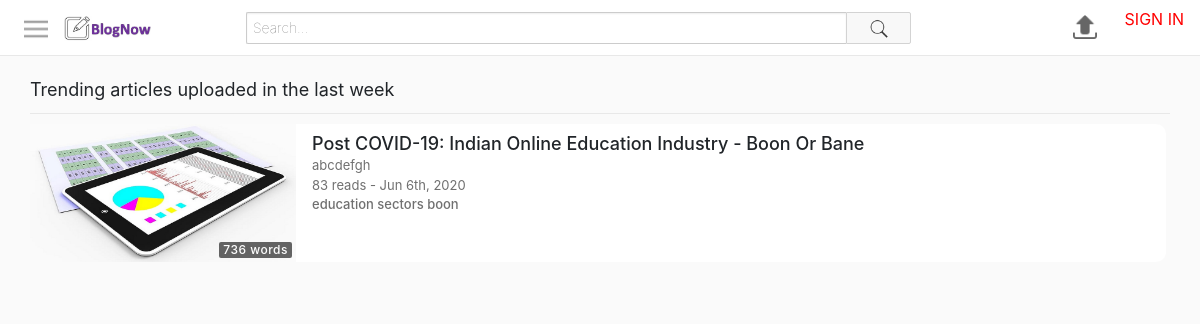
/trending.php, run on the app's committed database.
### tables this page shows
CREATE TABLE `articles` (
  `id` int(11) NOT NULL,
  `uploadedBy` varchar(50) NOT NULL,
  `title` varchar(70) NOT NULL,
  `description` varchar(1000) NOT NULL,
  `privacy` int(11) NOT NULL,
  `category` int(11) NOT NULL,
  `uploadDate` datetime NOT NULL DEFAULT current_timestamp(),
  `views` int(11) NOT NULL,
  `length` varchar(10) NOT NULL,
  `content` varchar(10000) NOT NULL
);

CREATE TABLE `thumbnails` (
  `id` int(11) NOT NULL,
  `articleId` int(11) NOT NULL,
  `filePath` varchar(250) NOT NULL
);

### includes/classes/Article.php (called while the page is built, shortened)
<?php
class Article{
    private $con, $sqlData, $userLoggedInObj;
    public function __construct($con, $input, $userLoggedInObj) {
        $this->con=$con;
        if(is_array($input)){
            $this->sqlData=$input;
        }
        else{
            $query=$this->con->prepare("SELECT * FROM articles WHERE id = :id");
            $query->bindParam(":id", $input);
            $query->execute();
            $this->sqlData=$query->fetch(PDO::FETCH_ASSOC);
        }
    }
    public function getId() {
        return $this->sqlData["id"];
    }
    public function getUploadedBy() {
        return $this->sqlData["uploadedBy"];
    }
    public function getTitle() {
        return $this->sqlData["title"];
    }
    public function getDescription() {
        return $this->sqlData["description"];
    }
    public function getTimeStamp() {
        $date=$this->sqlData["uploadDate"];
        return date("M jS, Y", strtotime($date));
    }
    public function getViews() {
        return $this->sqlData["views"];
    }
    public function getLength() {
        return $this->sqlData["length"];
    }
        public function getThumbnail() {
            $query=$this->con->prepare("SELECT filePath FROM thumbnails WHERE articleId=:articleId");
            $query->bindParam(":articleId", $articleId);
            $query->execute();
            return $query->fetchColumn();
        }
}
?>

### includes/classes/TrendingProvider.php (called while the page is built)
<?php
class TrendingProvider {
    private $con, $userLoggedInObj;
    public function __construct($con, $userLoggedInObj) {
        $this->con=$con;
        $this->userLoggedInObj=$userLoggedInObj;
    }
    public function getArticles() {
        $articles=array();
        $query=$this->con->prepare("SELECT * FROM articles WHERE uploadDate>=now()-INTERVAL 7 DAY ORDER BY views DESC LIMIT 15");
        $query->execute();
        while($row=$query->fetch(PDO::FETCH_ASSOC)) {
            $article=new Article($this->con, $row, $this->userLoggedInObj);
            array_push($articles, $article);
        }
        return $articles;
    }
}
?>

### includes/classes/ArticleGridItem.php (the view, shortened to what this page needs)
<?php
class ArticleGridItem{
    private $article, $largeMode;
    public function __construct($article, $largeMode)  {
        $this->article=$article;
        $this->largeMode=$largeMode;
    }
    public function create() {
        $thumbnail=$this->createThumbnail();
        $details=$this->createDetails();
        $url = "read.php?id=".$this->article->getId();
        $id=$this->article->getId();
        return "<a id='$id' href='$url'>
                    <div class='articleGridItem'>
                        $thumbnail
                        $details
                    </div>
                </a>";
    }
    public function createThumbnail() {
        $thumbnail=$this->article->getThumbnail();
        $length=$this->article->getLength();
        return "<div class='thumbnail'>
                    <img src='$thumbnail'>
                    <div class='length'>
                        <span>$length</span>
                    </div>
                </div>";
    }
    private function createDetails() {
        $title=$this->article->getTitle();
        $username=$this->article->getUploadedBy();
        $views=$this->article->getViews();
        $description=$this->createDescription();
        $timestamp=$this->article->getTimeStamp();
        return "<div class='details'>
                    <h3 class='title'>$title</h3>
                    <span class='username'>$username</span>
                    <div class='stats'>
                        <span class='viewCount'>$views reads - </span>
                        <span class='timeStamp'>$timestamp</span>
                    </div>
                    $description
                </div>";
    }
    private function createDescription() {
        if(!$this->largeMode) {
            return "";
        }
        else {
            $description=$this->article->getDescription();
            $description=(strlen($description)>350) ? substr($description, 0, 347) . "..." : $description;
            return "<span class='description'>$description</span>";
        }
    }
}
?>

### includes/classes/ArticleGrid.php (shortened to what this page needs)
<?php
class ArticleGrid {
    private $largeMode=false;
    private $gridClass="articleGrid";
    private $id2=0;
    public function create($articles, $title, $showFilter, $history=false, $days=0) {
        if($articles==null && $history==false) {
            $gridItems=$this->generateItems();
        }
        elseif($articles==1) {
            $gridItems=$this->generateItemsByCategory();
        }
        else {
            $gridItems=$this->generateItemsFromArticles($articles);
        }
        $header="";
        if($title != null) {
            $header=$this->createGridHeader($title, $showFilter, $history, $days);
        }
        return "$header
                <div class='$this->gridClass'>
                    $gridItems
                </div>";
    }
    public function generateItemsFromArticles($articles) {
        $elementsHtml="";
        foreach($articles as $article) {
            $item=new ArticleGridItem($article, $this->largeMode);
            if($this->id2==0) {
                $elementsHtml.=$item->create();
            }
            else {
                $elementsHtml.=$item->creating($this->id2);
            }
        }
        return $elementsHtml;
    }
    public function createGridHeader($title, $showFilter, $history, $days) {
        $filter="";
        $values=[7, 31, 183, 365, 730, 1095, 1460, 1826];
        $text=["Last week", "Last Month", "Last 6 Months", "Last 1 year", "Last 2 years", "Last 3 years", "Last 4 years", "Last 5 years"];
        $html="";
        for($i=0 ; $i<sizeof($values); ++$i) {
            if($days!=$values[$i])
                $html.="<option value=$values[$i]>$text[$i]</option>";
            elseif($days==0){
                $html.="<option value=$values[$i] selected>$text[$i]</option>";
            }
            else{
                $html.="<option value=$values[$i] selected>$text[$i]</option>";
            }
        }
        return "<div class='articleGridHeader'>
                    <div class='left'>
                        $title
                    </div>
                    $filter
                </div>";
    }
    public function createLarge($articles, $title, $showFilter, $history=false, $days=0) {
        $this->gridClass .= " large";
        $this->largeMode=true;
        return $this->create($articles, $title, $showFilter, $history, $days);
    }
}
?>

### assets/css/style.css (style rules this page uses)
html, body { height:100%; padding:0; margin:0; }
.articleGrid { display: flex; flex-wrap: wrap; }
.articleGridItem { height:210px; margin-right:4px; margin-bottom:24px; background-color: white; border-radius: 10px; }
.articleGridItem .thumbnail { width: 210px; height: 118px; position:relative; }
.articleGridItem .thumbnail img { width: 100%; height: 100%; }
.articleGridItem .thumbnail .length { bottom: 0; right: 0; position: absolute; margin: 4px; color: #fff; background-color: rgba(17,17,17,0.8); opacity: 0.8; padding: 2px 4px; border-radius: 2px; letter-spacing: 0.5px; font-size: 12px; font-weight: 500; line-height: 12px; }
.articleGridItem .details { padding-right: 24px; position: relative; cursor: pointer; display: flex; flex-direction: column; width: 210px; }
.articleGridItem .details .title { margin:8px 0; margin-bottom: 0; max-height:40px; overflow: hidden; font-size:14px; font-weight:500; line-height:20px; color:#212529; }
.articleGridItem .details .username, .articleGridItem .details .stats { color:rgba(17,17,17,0.6); font-size:13px; overflow-x:hidden; text-overflow:ellipsis; white-space:nowrap; }
.articleGridHeader { display: flex; margin: 10px 0; padding-bottom: 10px; border-bottom: 1px solid #e8e8e8; font-size: 18px; }
.articleGridHeader div { flex:1; }
.articleGrid.large { flex-direction: column; flex: 1; }
.articleGrid.large .articleGridItem { height: auto; display: flex; }
.articleGrid.large .articleGridItem .thumbnail { width:266px; height:138px; margin-right:16px; }
.articleGrid.large .articleGridItem .details { max-width:600px; flex: 1; }
.articleGrid.large .articleGridItem .details .title { font-size:18px; line-height:24px; }
.articleGridItem .details .description { color:rgba(17,17,17,0.6); font-size:13px; font-weight:500; }
* { box-sizing: border-box; }

### data on the page
articles: thumbnails.filePath (picture), length "736 words", title "Post COVID-19: Indian Online Education Industry - Boon Or Bane", uploadedBy "abcdefgh", views "83", uploadDate "Jun 6th, 2020", description "education sectors boon"

### other printed values
$title "Trending articles uploaded in the last week"
